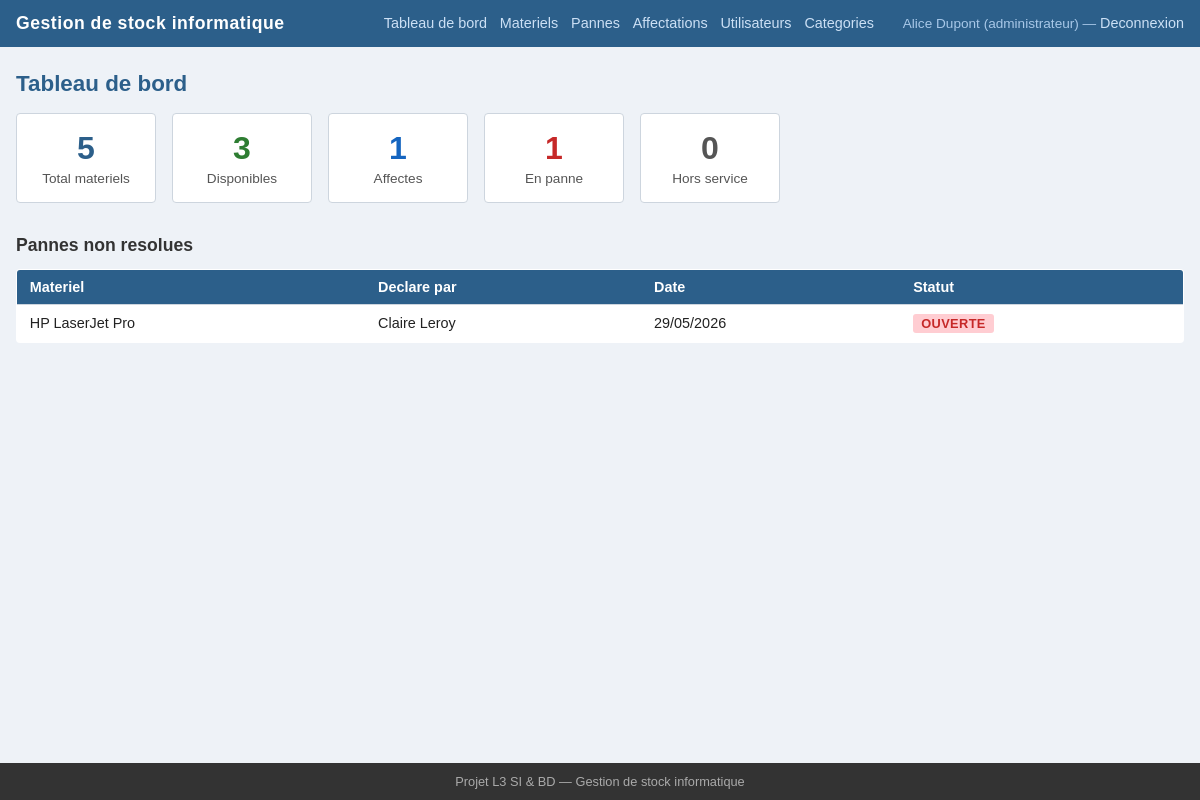
/index.php?page=dashboard (signed in), run on the app's committed database.
### tables this page shows
CREATE TABLE panne (
    id INT AUTO_INCREMENT PRIMARY KEY,
    id_materiel INT NOT NULL,
    id_declarant INT NOT NULL,
    date_declaration DATETIME NOT NULL DEFAULT CURRENT_TIMESTAMP,
    description TEXT NOT NULL,
    statut ENUM('ouverte', 'en_cours', 'resolue') DEFAULT 'ouverte',
    FOREIGN KEY (id_materiel) REFERENCES materiel(id),
    FOREIGN KEY (id_declarant) REFERENCES utilisateur(id)
);

CREATE TABLE materiel (
    id INT AUTO_INCREMENT PRIMARY KEY,
    numero_serie VARCHAR(100) NOT NULL UNIQUE,
    nom VARCHAR(150) NOT NULL,
    description TEXT,
    id_categorie INT NOT NULL,
    etat ENUM('disponible', 'affecte', 'panne', 'hors_service') DEFAULT 'disponible',
    quantite INT DEFAULT 1,
    date_entree DATE NOT NULL,
    FOREIGN KEY (id_categorie) REFERENCES categorie(id)
);

CREATE TABLE utilisateur (
    id INT AUTO_INCREMENT PRIMARY KEY,
    nom VARCHAR(100) NOT NULL,
    prenom VARCHAR(100) NOT NULL,
    email VARCHAR(150) NOT NULL UNIQUE,
    mot_de_passe VARCHAR(255) NOT NULL,
    id_role INT NOT NULL,
    actif TINYINT(1) DEFAULT 1,
    FOREIGN KEY (id_role) REFERENCES role(id)
);

### controllers/DashboardController.php (called while the page is built, shortened)
<?php
class DashboardController {
    public function index(): void {
        $modMateriel    = new Materiel();
        $modPanne       = new Panne();
        $stats          = $modMateriel->statistiques();
        $pannesOuvertes = array_filter(
            $modPanne->listerToutes(),
            fn($p) => $p['statut'] !== 'resolue'
        );
        require __DIR__ . '/../views/dashboard.php';
    }
}

### index.php (called while the page is built, shortened)
<?php
require_once __DIR__ . '/config.php';
spl_autoload_register(function (string $classe) {
    $dossiers = [
        __DIR__ . '/models/',
        __DIR__ . '/controllers/',
    ];
    foreach ($dossiers as $dossier) {
        $fichier = $dossier . $classe . '.php';
        if (file_exists($fichier)) {
            return;
        }
    }
});
$action = $_GET['action'] ?? 'index';
$controleur    = new $nomControleur();
$controleur->$action();

### config.php (called while the page is built, shortened)
<?php
function getDB(): PDO {
    static $pdo = null;
    if ($pdo === null) {
        $dsn = 'mysql:host=' . DB_HOST . ';dbname=' . DB_NAME . ';charset=' . DB_CHARSET;
        try {
            $pdo = new PDO($dsn, DB_USER, DB_PASS, [
                PDO::ATTR_ERRMODE            => PDO::ERRMODE_EXCEPTION,
                PDO::ATTR_DEFAULT_FETCH_MODE => PDO::FETCH_ASSOC,
                PDO::ATTR_EMULATE_PREPARES   => false,
            ]);
        } catch (PDOException $e) {
            die('Erreur de connexion a la base de donnees : ' . $e->getMessage());
        }
    }
    return $pdo;
}

### models/Model.php (called while the page is built, shortened)
<?php
class Model {
    public function __construct() {
        $this->db = getDB();
    }
}

### models/Materiel.php (called while the page is built, shortened)
<?php
require_once __DIR__ . '/Model.php';
class Materiel extends Model {
    public function statistiques(): array {
        $etats = $this->db->query(
            "SELECT etat, COUNT(*) AS nb FROM materiel GROUP BY etat"
        )->fetchAll();
        $total = $this->db->query('SELECT COUNT(*) AS nb FROM materiel')->fetch()['nb'];
        return ['etats' => $etats, 'total' => $total];
    }
}

### models/Panne.php (called while the page is built, shortened)
<?php
require_once __DIR__ . '/Model.php';
class Panne extends Model {
    public function listerToutes(): array {
        $req = $this->db->query(
            'SELECT p.*, m.nom AS materiel_nom, m.numero_serie,
                    u.nom AS user_nom, u.prenom AS user_prenom
             FROM panne p
             JOIN materiel m ON p.id_materiel = m.id
             JOIN utilisateur u ON p.id_declarant = u.id
             ORDER BY p.date_declaration DESC'
        );
        return $req->fetchAll();
    }
}

### views/dashboard.php (the view, shortened to what this page needs)
<?php require __DIR__ . '/layout_top.php'; ?>
<h1>Tableau de bord</h1>
<?php
$totaux = ['disponible' => 0, 'affecte' => 0, 'panne' => 0, 'hors_service' => 0];
foreach ($stats['etats'] as $ligne) {
    $totaux[$ligne['etat']] = $ligne['nb'];
}
?>
<div class="cartes">
    <div class="carte">
        <span class="carte-valeur"><?= $stats['total'] ?></span>
        <span class="carte-label">Total materiels</span>
    </div>
    <div class="carte carte-ok">
        <span class="carte-valeur"><?= $totaux['disponible'] ?></span>
        <span class="carte-label">Disponibles</span>
    </div>
    <div class="carte carte-info">
        <span class="carte-valeur"><?= $totaux['affecte'] ?></span>
        <span class="carte-label">Affectes</span>
    </div>
    <div class="carte carte-alerte">
        <span class="carte-valeur"><?= $totaux['panne'] ?></span>
        <span class="carte-label">En panne</span>
    </div>
    <div class="carte carte-neutre">
        <span class="carte-valeur"><?= $totaux['hors_service'] ?></span>
        <span class="carte-label">Hors service</span>
    </div>
</div>
<?php if (!empty($pannesOuvertes)): ?>
<section>
    <h2>Pannes non resolues</h2>
    <table>
        <thead>
            <tr>
                <th>Materiel</th>
                <th>Declare par</th>
                <th>Date</th>
                <th>Statut</th>
            </tr>
        </thead>
        <tbody>
            <?php foreach ($pannesOuvertes as $p): ?>
            <tr>
                <td><?= htmlspecialchars($p['materiel_nom']) ?></td>
                <td><?= htmlspecialchars($p['user_prenom'] . ' ' . $p['user_nom']) ?></td>
                <td><?= htmlspecialchars(date('d/m/Y', strtotime($p['date_declaration']))) ?></td>
                <td><span class="badge badge-<?= $p['statut'] ?>"><?= htmlspecialchars($p['statut']) ?></span></td>
            </tr>
            <?php endforeach; ?>
        </tbody>
    </table>
</section>
<?php endif; ?>
<?php require __DIR__ . '/layout_bottom.php'; ?>

### public/style.css (style rules this page uses)
:root { --couleur-principale: #2c5f8a; --couleur-secondaire: #f4f7fa; --couleur-texte: #222; --couleur-bordure: #cdd5de; --couleur-ok: #2e7d32; --couleur-alerte: #c62828; --couleur-info: #1565c0; --couleur-neutre: #555; }
*, *::before, *::after { box-sizing: border-box; margin: 0; padding: 0; }
body { font-family: Arial, Helvetica, sans-serif; font-size: 15px; color: var(--couleur-texte); background: #eef2f7; display: flex; flex-direction: column; min-height: 100vh; }
h1 { font-size: 1.4rem; margin-bottom: 1rem; color: var(--couleur-principale); }
h2 { font-size: 1.1rem; margin-bottom: 0.8rem; color: #333; }
table { width: 100%; border-collapse: collapse; background: #fff; border: 1px solid var(--couleur-bordure); border-radius: 4px; overflow: hidden; }
thead { background: var(--couleur-principale); color: #fff; }
th, td { padding: 0.55rem 0.8rem; text-align: left; border-bottom: 1px solid var(--couleur-bordure); font-size: 0.9rem; }
tbody tr:last-child td { border-bottom: none; }
.badge { display: inline-block; padding: 0.15rem 0.5rem; border-radius: 3px; font-size: 0.8rem; font-weight: bold; text-transform: uppercase; letter-spacing: 0.03em; }
.badge-ouverte { background: #ffcdd2; color: var(--couleur-alerte); }
.cartes { display: flex; flex-wrap: wrap; gap: 1rem; margin-bottom: 2rem; }
.carte { background: #fff; border: 1px solid var(--couleur-bordure); border-radius: 4px; padding: 1rem 1.5rem; min-width: 140px; text-align: center; display: flex; flex-direction: column; gap: 0.3rem; }
.carte-valeur { font-size: 2rem; font-weight: bold; color: var(--couleur-principale); }
.carte-label { font-size: 0.85rem; color: #555; }
.carte-ok .carte-valeur { color: var(--couleur-ok); }
.carte-alerte .carte-valeur { color: var(--couleur-alerte); }
.carte-info .carte-valeur { color: var(--couleur-info); }
.carte-neutre .carte-valeur { color: var(--couleur-neutre); }
section { margin-top: 1.5rem; }

### data on the page
panne: id_declarant "3", id "1", id_materiel.nom "HP LaserJet Pro", id_declarant.nom "Claire Leroy", date_declaration "29/05/2026", statut "OUVERTE"

### other printed values
$user['prenom'] . ' ' . $user['nom'] "Alice Dupont"
$role "administrateur"
$stats['total'] "5"
$totaux['hors_service'] "0"
